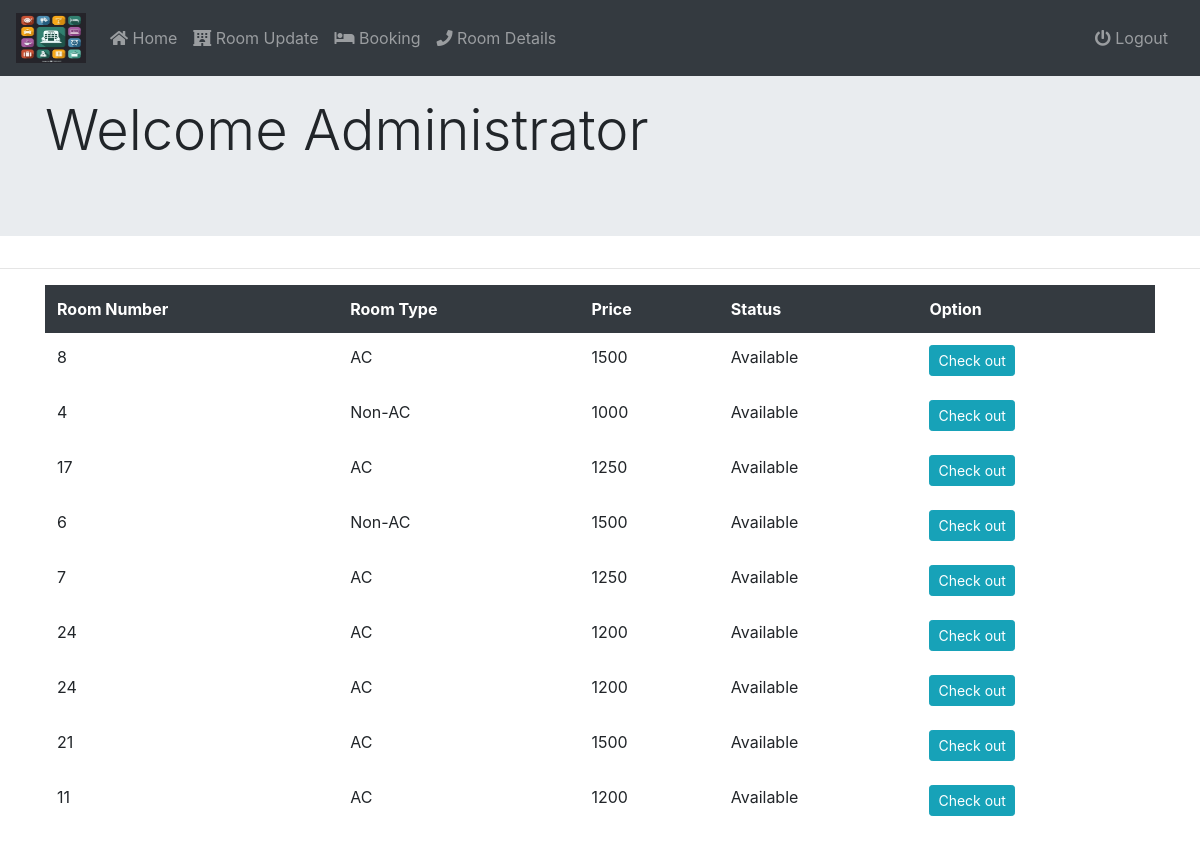
The app's page /Admin/room_detail.php with its own data.
### tables this page shows
CREATE TABLE `room` (
  `id` int(11) NOT NULL,
  `rno` varchar(20) DEFAULT NULL,
  `type` varchar(20) DEFAULT NULL,
  `price` int(11) DEFAULT NULL,
  `status` varchar(20) NOT NULL DEFAULT 'Available'
);

### Admin/room_detail.php (the view, shortened to what this page needs)
<?php
include_once "includes/connection.php";
?>
<!DOCTYPE html>
<html lang="en">
<head>
    <link rel="stylesheet" type="text/css" href="/css/style.css">
    <link rel="stylesheet" href="/css/bootstrap.min.css">
    <link rel="stylesheet" href="/css/bootstrap.css">
    <link rel="stylesheet" href="https://stackpath.bootstrapcdn.com/bootstrap/4.3.1/css/bootstrap.min.css">
    <link rel="stylesheet" href="https://use.fontawesome.com/releases/v5.7.2/css/all.css">
</head>
<body>
<nav class="navbar navbar-expand-lg fixed-top navbar-dark bg-dark">
    <a class="navbar-brand" href="index.php"> <img src="img/hht.jpg" alt="hotel_logo" style="height: 50px; width: 70px;"> </a>
    <div class="collapse navbar-collapse" id="navbarSupportedContent">
        <ul class="navbar-nav mr-auto">
            <li class="nav-item">
                <a class="nav-link" href="home.php"> <i class="fas fa-home"></i> Home</a>
            </li>
            <li class="nav-item">
                <a class="nav-link" href="room.php"><i class="fas fa-hotel"></i> Room Update</a>
            </li>
            <li class="nav-item">
                <a class="nav-link" href="booking.php"><i class="fas fa-bed"></i> Booking</a>
            </li>
            <li class="nav-item">
                <a class="nav-link" href="room_detail.php"><i class="fas fa-phone"></i> Room Details</a>
            </li>
        </ul>
        <ul class="navbar-nav">
            <li class="nav-item mr-sm-2">
                <a class="nav-link" href="logout.php"><i class="fas fa-power-off"></i></i> Logout</a>
            </li>
        </ul>
    </div>
</nav>
<div class="jumbotron jumbotron-fluid">
    <div class="container">
        <h1 class="display-4">Welcome Administrator</h1>
    </div>
</div>
<hr>
<div class="container">
    <table class="table table-borderless">
        <thead class="thead-dark">
        <tr>
            <th scope="col">Room Number</th>
            <th scope="col">Room Type</th>
            <th scope="col">Price </th>
            <th scope="col">Status</th>
            <th scope="col">Option</th>
        </tr>
        </thead>
        <?php
        $q1 = "select * from room";
        $run = mysqli_query($connect, $q1);
        while($row=mysqli_fetch_array($run)){
        $rno = $row['rno'];
        $type = $row['type'];
        $price = $row['price'];
        $status = $row['status'];
        ?>
        <tbody>
        <tr>
            <td><?php echo $rno; ?></td>
            <td><?php echo $type; ?></td>
            <td><?php echo $price; ?></td>
            <td><?php echo $status; ?></td>
            <td><a role="button" class="btn btn-sm btn-info" href="co.php? rno=<?php echo $rno;?>">Check out</a></td>
        </tr>
        <?php
        }
        ?>
        </tbody>
    </table>
</div>
</body>
</html>

### records on screen
room: rno "8", type "AC", price "1500", status "Available"
room: rno "4", type "Non-AC", price "1000", status "Available"
room: rno "17", type "AC", price "1250", status "Available"
room: rno "6", type "Non-AC", price "1500", status "Available"
room: rno "7", type "AC", price "1250", status "Available"
room: rno "24", type "AC", price "1200", status "Available"
room: rno "24", type "AC", price "1200", status "Available"
room: rno "21", type "AC", price "1500", status "Available"
room: rno "11", type "AC", price "1200", status "Available"
